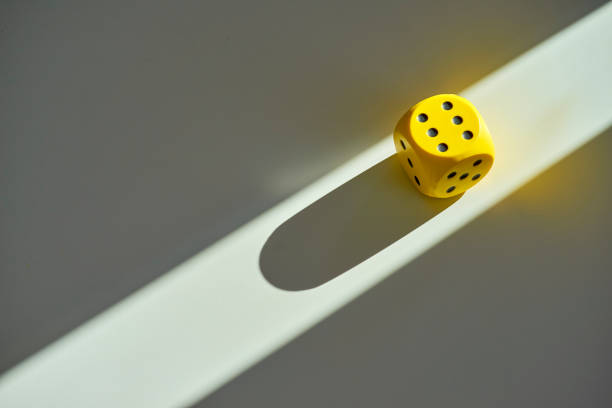
#> input picture kostki/hard/kostki_11.png, 612 x 408 px, found by its file name
$ python Obrazy3.py
#> lines starting #> are read from the running program, lines starting #| are printed output that depends on the picture; after the words box and inside, x2 and y2 are one past the last pixel; in counts of white or black regions, pixels touching at a corner belong together
#Autorzy
#Patryk Chmielecki 145190 I7.1
#Bartek Demut 145324 I7.1

import cv2
from matplotlib import pyplot as plt
import numpy as np
from skimage import io

name = 'kostki\hard\kostki_11.png'
nameW = 'kostki\hard\kostki_11W.png'

orgImage = cv2.imread(name, cv2.IMREAD_GRAYSCALE)
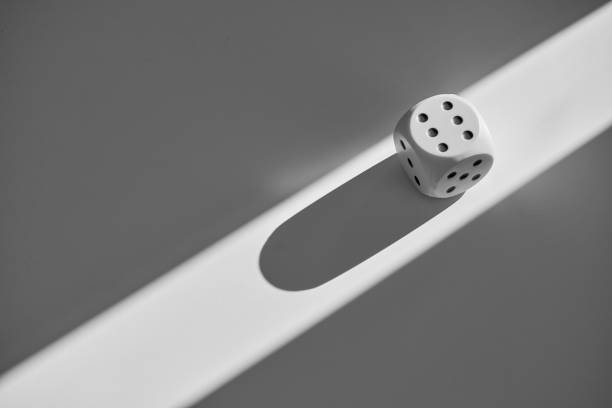
#> orgImage: shape (408, 612); min 0, max 251, mean 125.1
image = cv2.GaussianBlur(orgImage,(9,9),2)
thresh, binary = cv2.threshold(image, 0, 255, cv2.THRESH_OTSU)
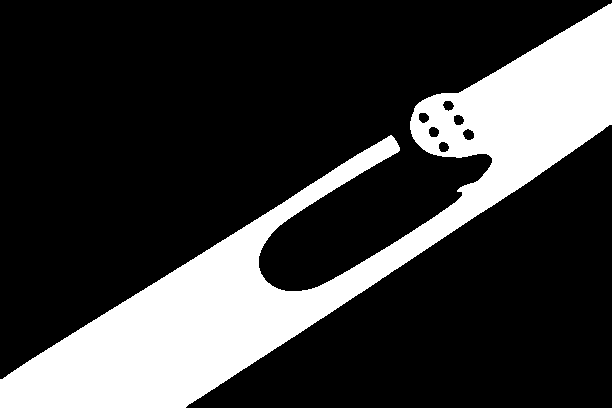
#> binary: shape (408, 612); 23.2% white; 1 white region
#> thresh = 154

kontury, hier = cv2.findContours(binary, cv2.RETR_TREE , cv2.CHAIN_APPROX_SIMPLE)
#> kontury = 7 contours; box (x1, y1, x2, y2) and area: (0, 3, 612, 408) 57520, (462, 128, 475, 141) 106, (428, 126, 440, 138) 96, (453, 114, 465, 126) 96, (438, 141, 450, 153) 94, (418, 112, 430, 124) 94, (442, 100, 455, 112) 94
points = [[0]*2 for i in range(len(kontury))]
#> points = [[0, 0], [0, 0], [0, 0], [0, 0], [0, 0], [0, 0], [0, 0]]
tempAR = [1 for i in range(len(kontury))]
#> tempAR = [1, 1, 1, 1, 1, 1, 1]
for i, c in enumerate(kontury):
    rect = cv2.minAreaRect(c)
    if rect[1][1]!=0:
        aspect = rect[1][0]/rect[1][1]
    elif rect[1][0]!=0:
        aspect = rect[1][1]/rect[1][0]
    else:
        aspect = 0
    box = cv2.boxPoints(rect)
    points[i][0] = (min([box[i][0] for i in range(4)]) + max([box[i][0] for i in range(4)]))/2
    points[i][1] = max([box[i][1] for i in range(4)]) + 10
    if aspect < 0.7 or aspect > 1.3:
        tempAR[i]=0
        continue
    box = np.int0(box)
    cv2.drawContours(orgImage,[box],0,(120,120,120),2)
#> this loop made 7 passes
#> (rect, aspect, box) on passes 2 to 7: (((443.3, 146.8), (10.61, 11.31), -45), 0.938, [[443, 154], [435, 146], [443, 139], [451, 147]]), (((468.3, 134.1), (11.18, 12.07), -26.57), 0.926, [[466, 141], [460, 131], [470, 126], [476, 136]]), (((433.3, 131.8), (10.61, 11.31), -45), 0.938, [[433, 139], [425, 131], [433, 124], [441, 132]]), (((458.5, 119.5), (11, 11), -90), 1, [[464, 125], [453, 125], [453, 114], [464, 114]]), (((423, 117), (9.9, 11.31), -45), 0.875, [[423, 124], [415, 116], [422, 109], [430, 117]]), (((447.8, 105.2), (10.61, 11.31), -45), 0.938, [[448, 113], [440, 105], [447, 97], [455, 105]])
#> (rect, aspect) on pass 1: (((327.5, 238.3), (732.5, 126.6), -33.43), 5.78)
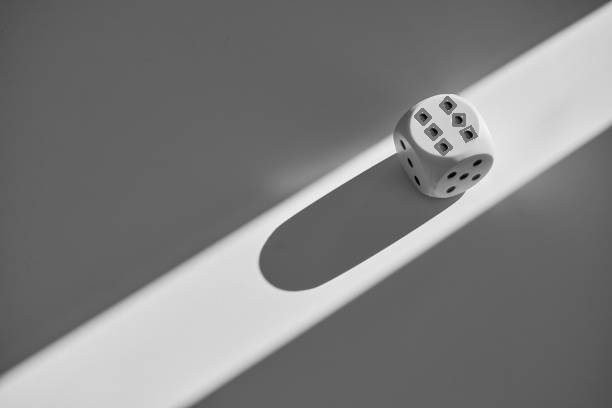
#> orgImage: shape (408, 612); 0.33% of pixels changed, all inside (x1, y1, x2, y2) = (414, 96, 478, 156)
#> after the loop, points = [[327.5, 502.9], [443.3, 164.5], [468.3, 152], [433.3, 149.5], [458.5, 135], [423, 134.5], [447.8, 123]]; tempAR = [0, 1, 1, 1, 1, 1, 1]

temp = [0] * len(kontury)
#> temp = [0, 0, 0, 0, 0, 0, 0]
for i, h in enumerate(hier[0]):
    if h[3]!=-1:
        if tempAR[i] == 1:
            temp[h[3]] = temp[h[3]] + 1
#> this loop made 7 passes
#> h on passes 1 to 7: [-1, -1, 1, -1], [2, -1, -1, 0], [3, 1, -1, 0], [4, 2, -1, 0], [5, 3, -1, 0], [6, 4, -1, 0], [-1, 5, -1, 0]
#> after the loop, temp = [6, 0, 0, 0, 0, 0, 0]

for i, t in enumerate(temp):
    if t>=1 and t<=6:
        cv2.putText(orgImage, str(t), (int(points[i][0]),int(points[i][1])), cv2.FONT_HERSHEY_COMPLEX_SMALL, 1, (120, 120, 120, 255), 1)
#> this loop made 7 passes
#> t on passes 1 to 7: 6, 0, 0, 0, 0, 0, 0

#plt.imshow(orgImage, cmap='gray')
#plt.show()
io.imsave(nameW, orgImage)
